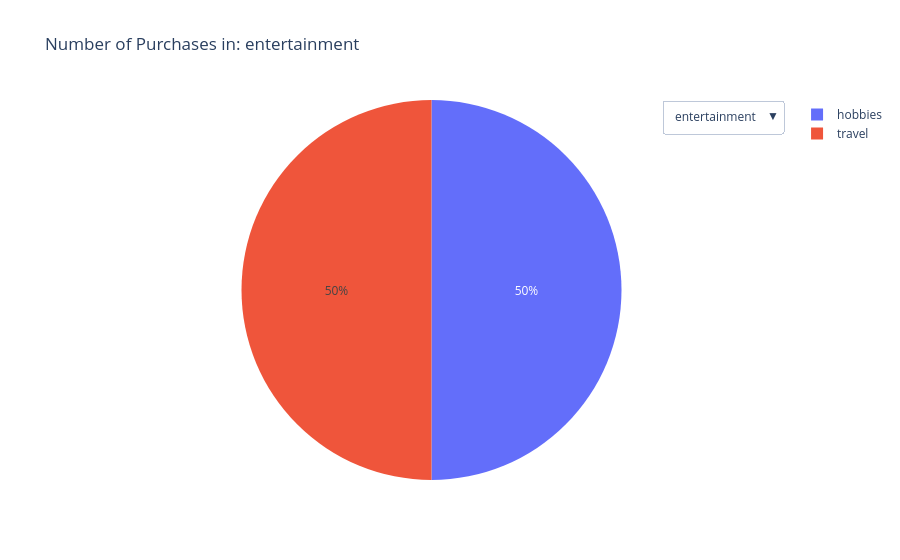

Write notebook code for a chart like this one.
### Code cell
pie_df = pd.read_sql_query(f'''
                            SELECT Purchases.Category, Purchases.Subcategory, Payments.Amount
                            FROM Purchases
                            JOIN Payments ON Purchases.PaymentID = Payments.PaymentID
                            WHERE UserID = {user}
                            ORDER BY Purchases.TimeDate
                            ''', conn)

pie_df.head()

categories = pie_df['Category'].unique()
subcategories = pie_df['Subcategory'].unique()

grouped_count = pie_df.groupby(["Category", "Subcategory"]).size().reset_index(name="count")

categories = grouped_count["Category"].unique()

fig = go.Figure()

for i, category in enumerate(categories):
    category_df = grouped_count[grouped_count["Category"] == category]

    fig.add_trace(

        go.Pie(
            labels = category_df["Subcategory"],
            values = category_df["count"],
            name = category,
            visible = (i == 0),
            hovertemplate = "%{label}, %{value}<extra></extra>"
        )

    )

fig.update_layout(

    updatemenus=[

        dict(
            buttons = [
                dict(
                    label = category,
                    method = "update",
                    args = [
                        {"visible": [j == i for j in range(len(categories))]},
                        {"title": f"Number of Purchases in: {category}"}
                    ]
                )
                for i, category in enumerate(categories)
            ],
            direction = "down",
            x = 1,
            y = 1,
        )

    ],
    title = f"Number of Purchases in: {categories[0]}"
)

fig.show()

### Figure 1 — Plotly figure (JSON) as saved in the notebook; plotly's stock layout.template omitted (floating-point values rounded to 4 significant figures)
{"data": [{"hovertemplate": "%{label}, %{value}<extra></extra>", "labels": ["hobbies", "travel"], "name": "entertainment", "type": "pie", "values": [1, 1], "visible": true}, {"hovertemplate": "%{label}, %{value}<extra></extra>", "labels": ["groceries", "restaurants"], "name": "food", "type": "pie", "values": [1, 2], "visible": false}, {"hovertemplate": "%{label}, %{value}<extra></extra>", "labels": ["debt repayment", "investment"], "name": "future", "type": "pie", "values": [1, 1], "visible": false}, {"hovertemplate": "%{label}, %{value}<extra></extra>", "labels": ["gym", "mental", "salon"], "name": "health", "type": "pie", "values": [1, 2, 1], "visible": false}, {"hovertemplate": "%{label}, %{value}<extra></extra>", "labels": ["housing", "mortgage/rent", "repairs"], "name": "housing", "type": "pie", "values": [1, 1, 1], "visible": false}, {"hovertemplate": "%{label}, %{value}<extra></extra>", "labels": ["life", "personal"], "name": "insurance", "type": "pie", "values": [1, 1], "visible": false}, {"hovertemplate": "%{label}, %{value}<extra></extra>", "labels": ["donations", "pets", "school supplies", "taxes"], "name": "miscellaneous", "type": "pie", "values": [2, 1, 3, 1], "visible": false}, {"hovertemplate": "%{label}, %{value}<extra></extra>", "labels": ["nonconsumable"], "name": "supplies", "type": "pie", "values": [1], "visible": false}, {"hovertemplate": "%{label}, %{value}<extra></extra>", "labels": ["gas", "insurance", "maintenence", "parking", "registration"], "name": "transportation", "type": "pie", "values": [1, 1, 3, 1, 1], "visible": false}, {"hovertemplate": "%{label}, %{value}<extra></extra>", "labels": ["electricity", "garbage", "phone"], "name": "utilities", "type": "pie", "values": [2, 1, 2], "visible": false}], "layout": {"title": {"text": "Number of Purchases in: entertainment"}, "updatemenus": [{"buttons": [{"args": [{"visible": [true, false, false, false, false, false, false, false, false, false]}, {"title": "Number of Purchases in: entertainment"}], "label": "entertainment", "method": "update"}, {"args": [{"visible": [false, true, false, false, false, false, false, false, false, false]}, {"title": "Number of Purchases in: food"}], "label": "food", "method": "update"}, {"args": [{"visible": [false, false, true, false, false, false, false, false, false, false]}, {"title": "Number of Purchases in: future"}], "label": "future", "method": "update"}, {"args": [{"visible": [false, false, false, true, false, false, false, false, false, false]}, {"title": "Number of Purchases in: health"}], "label": "health", "method": "update"}, {"args": [{"visible": [false, false, false, false, true, false, false, false, false, false]}, {"title": "Number of Purchases in: housing"}], "label": "housing", "method": "update"}, {"args": [{"visible": [false, false, false, false, false, true, false, false, false, false]}, {"title": "Number of Purchases in: insurance"}], "label": "insurance", "method": "update"}, {"args": [{"visible": [false, false, false, false, false, false, true, false, false, false]}, {"title": "Number of Purchases in: miscellaneous"}], "label": "miscellaneous", "method": "update"}, {"args": [{"visible": [false, false, false, false, false, false, false, true, false, false]}, {"title": "Number of Purchases in: supplies"}], "label": "supplies", "method": "update"}, {"args": [{"visible": [false, false, false, false, false, false, false, false, true, false]}, {"title": "Number of Purchases in: transportation"}], "label": "transportation", "method": "update"}, {"args": [{"visible": [false, false, false, false, false, false, false, false, false, true]}, {"title": "Number of Purchases in: utilities"}], "label": "utilities", "method": "update"}], "direction": "down", "x": 1, "y": 1}]}}
